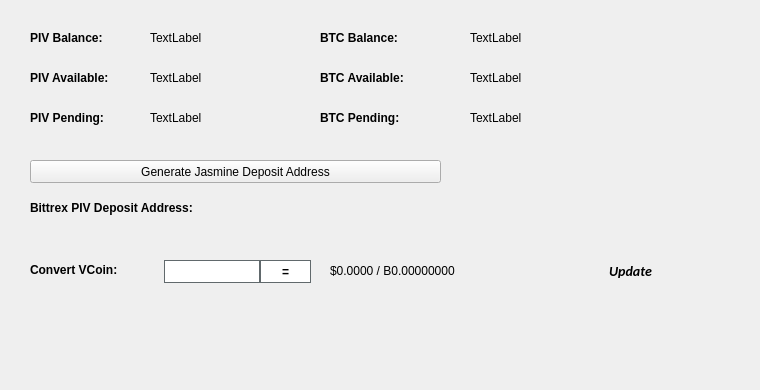
   <widget class="QWidget" name="BalanceTab">
    <attribute name="title">
     <string>Balance</string>
    </attribute>
    <widget class="QLabel" name="BitcoinBalanceLabel">
     <property name="geometry">
      <rect>
       <x>470</x>
       <y>30</y>
       <width>150</width>
       <height>16</height>
      </rect>
     </property>
     <property name="text">
      <string>TextLabel</string>
     </property>
    </widget>
    <widget class="QLabel" name="PIVBalanceLabel">
     <property name="geometry">
      <rect>
       <x>150</x>
       <y>30</y>
       <width>150</width>
       <height>16</height>
      </rect>
     </property>
     <property name="text">
      <string>TextLabel</string>
     </property>
    </widget>
    <widget class="QLabel" name="label_11">
     <property name="geometry">
      <rect>
       <x>30</x>
       <y>30</y>
       <width>101</width>
       <height>16</height>
      </rect>
     </property>
     <property name="font">
      <font>
       <weight>75</weight>
       <bold>true</bold>
      </font>
     </property>
     <property name="text">
      <string>PIV Balance:</string>
     </property>
    </widget>
    <widget class="QLabel" name="label_12">
     <property name="geometry">
      <rect>
       <x>320</x>
       <y>30</y>
       <width>101</width>
       <height>16</height>
      </rect>
     </property>
     <property name="font">
      <font>
       <weight>75</weight>
       <bold>true</bold>
      </font>
     </property>
     <property name="text">
      <string>BTC Balance:</string>
     </property>
    </widget>
    <widget class="QLabel" name="PIVAvailableLabel_2">
     <property name="geometry">
      <rect>
       <x>150</x>
       <y>70</y>
       <width>150</width>
       <height>16</height>
      </rect>
     </property>
     <property name="text">
      <string>TextLabel</string>
     </property>
    </widget>
    <widget class="QLabel" name="label_13">
     <property name="geometry">
      <rect>
       <x>30</x>
       <y>70</y>
       <width>111</width>
       <height>16</height>
      </rect>
     </property>
     <property name="font">
      <font>
       <weight>75</weight>
       <bold>true</bold>
      </font>
     </property>
     <property name="text">
      <string>PIV Available:</string>
     </property>
    </widget>
    <widget class="QLabel" name="label_14">
     <property name="geometry">
      <rect>
       <x>30</x>
       <y>110</y>
       <width>101</width>
       <height>16</height>
      </rect>
     </property>
     <property name="font">
      <font>
       <weight>75</weight>
       <bold>true</bold>
      </font>
     </property>
     <property name="text">
      <string>PIV Pending:</string>
     </property>
    </widget>
    <widget class="QLabel" name="PIVPendingLabel">
     <property name="geometry">
      <rect>
       <x>150</x>
       <y>110</y>
       <width>150</width>
       <height>16</height>
      </rect>
     </property>
     <property name="text">
      <string>TextLabel</string>
     </property>
    </widget>
    <widget class="QLabel" name="label_15">
     <property name="geometry">
      <rect>
       <x>320</x>
       <y>70</y>
       <width>111</width>
       <height>16</height>
      </rect>
     </property>
     <property name="font">
      <font>
       <weight>75</weight>
       <bold>true</bold>
      </font>
     </property>
     <property name="text">
      <string>BTC Available:</string>
     </property>
    </widget>
    <widget class="QLabel" name="BitcoinAvailableLabel">
     <property name="geometry">
      <rect>
       <x>470</x>
       <y>70</y>
       <width>150</width>
       <height>16</height>
      </rect>
     </property>
     <property name="text">
      <string>TextLabel</string>
     </property>
    </widget>
    <widget class="QLabel" name="label_31">
     <property name="geometry">
      <rect>
       <x>320</x>
       <y>110</y>
       <width>111</width>
       <height>16</height>
      </rect>
     </property>
     <property name="font">
      <font>
       <weight>75</weight>
       <bold>true</bold>
      </font>
     </property>
     <property name="text">
      <string>BTC Pending:</string>
     </property>
    </widget>
    <widget class="QLabel" name="BitcoinPendingLabel">
     <property name="geometry">
      <rect>
       <x>470</x>
       <y>110</y>
       <width>150</width>
       <height>16</height>
      </rect>
     </property>
     <property name="text">
      <string>TextLabel</string>
     </property>
    </widget>
    <widget class="QLabel" name="label_33">
     <property name="geometry">
      <rect>
       <x>30</x>
       <y>200</y>
       <width>221</width>
       <height>16</height>
      </rect>
     </property>
     <property name="font">
      <font>
       <weight>75</weight>
       <bold>true</bold>
      </font>
     </property>
     <property name="text">
      <string>Bittrex PIV Deposit Address:</string>
     </property>
    </widget>
    <widget class="QPushButton" name="GenDepositBTN">
     <property name="geometry">
      <rect>
       <x>30</x>
       <y>160</y>
       <width>411</width>
       <height>23</height>
      </rect>
     </property>
     <property name="text">
      <string>Generate Jasmine Deposit Address</string>
     </property>
     <property name="icon">
      <iconset resource="../jasmine.qrc">
       <normaloff>:/icons/bitcoin</normaloff>:/icons/bitcoin</iconset>
     </property>
    </widget>
    <widget class="QLabel" name="DepositAddressLabel">
     <property name="geometry">
      <rect>
       <x>200</x>
       <y>200</y>
       <width>261</width>
       <height>16</height>
      </rect>
     </property>
     <property name="palette">
      <palette>
       <active>
        <colorrole role="WindowText">
         <brush brushstyle="SolidPattern">
          <color alpha="255">
           <red>0</red>
           <green>0</green>
           <blue>0</blue>
          </color>
         </brush>
        </colorrole>
        <colorrole role="Text">
         <brush brushstyle="SolidPattern">
          <color alpha="255">
           <red>0</red>
           <green>0</green>
           <blue>255</blue>
          </color>
         </brush>
        </colorrole>
       </active>
       <inactive>
        <colorrole role="WindowText">
         <brush brushstyle="SolidPattern">
          <color alpha="255">
           <red>0</red>
           <green>0</green>
           <blue>0</blue>
          </color>
         </brush>
        </colorrole>
        <colorrole role="Text">
         <brush brushstyle="SolidPattern">
          <color alpha="255">
           <red>0</red>
           <green>0</green>
           <blue>255</blue>
          </color>
         </brush>
        </colorrole>
       </inactive>
       <disabled>
        <colorrole role="WindowText">
         <brush brushstyle="SolidPattern">
          <color alpha="255">
           <red>120</red>
           <green>120</green>
           <blue>120</blue>
          </color>
         </brush>
        </colorrole>
        <colorrole role="Text">
         <brush brushstyle="SolidPattern">
          <color alpha="255">
           <red>120</red>
           <green>120</green>
           <blue>120</blue>
          </color>
         </brush>
        </colorrole>
       </disabled>
      </palette>
     </property>
     <property name="font">
      <font>
       <weight>75</weight>
       <bold>true</bold>
      </font>
     </property>
     <property name="text">
      <string/>
     </property>
     <property name="alignment">
      <set>Qt::AlignRight|Qt::AlignTrailing|Qt::AlignVCenter</set>
     </property>
     <property name="textInteractionFlags">
      <set>Qt::LinksAccessibleByMouse|Qt::TextSelectableByKeyboard|Qt::TextSelectableByMouse</set>
     </property>
    </widget>
    <widget class="QLabel" name="label_8">
     <property name="geometry">
      <rect>
       <x>460</x>
       <y>300</y>
       <width>281</width>
       <height>81</height>
      </rect>
     </property>
     <property name="text">
      <string/>
     </property>
     <property name="pixmap">
      <pixmap>:/images/bittrex</pixmap>
     </property>
    </widget>
    <widget class="QWidget" name="widgetConversion" native="true">
     <property name="geometry">
      <rect>
       <x>0</x>
       <y>250</y>
       <width>751</width>
       <height>43</height>
      </rect>
     </property>
     <property name="minimumSize">
      <size>
       <width>0</width>
       <height>43</height>
      </size>
     </property>
     <property name="styleSheet">
      <string notr="true"/>
     </property>
     <widget class="QPushButton" name="btnUpdateMarketData">
      <property name="geometry">
       <rect>
        <x>575</x>
        <y>0</y>
        <width>111</width>
        <height>41</height>
       </rect>
      </property>
      <property name="sizePolicy">
       <sizepolicy hsizetype="Expanding" vsizetype="Expanding">
        <horstretch>0</horstretch>
        <verstretch>0</verstretch>
       </sizepolicy>
      </property>
      <property name="font">
       <font>
        <family>calibri</family>
        <pointsize>-1</pointsize>
        <weight>75</weight>
        <italic>true</italic>
        <bold>true</bold>
       </font>
      </property>
      <property name="styleSheet">
       <string notr="true">margin:0px;text-align:center;padding:2px;border-radius:3px;font-style:italic;width:100px;font-size:14px;font-family:calibri;font-weight:600;</string>
      </property>
      <property name="text">
       <string>Update</string>
      </property>
      <property name="iconSize">
       <size>
        <width>150</width>
        <height>35</height>
       </size>
      </property>
      <property name="autoDefault">
       <bool>true</bool>
      </property>
      <property name="default">
       <bool>true</bool>
      </property>
     </widget>
     <widget class="QLabel" name="lblConvertVCoin">
      <property name="geometry">
       <rect>
        <x>30</x>
        <y>10</y>
        <width>131</width>
        <height>20</height>
       </rect>
      </property>
      <property name="styleSheet">
       <string notr="true"/>
      </property>
      <property name="text">
       <string>&lt;html&gt;&lt;head/&gt;&lt;body&gt;&lt;p&gt;&lt;span style=&quot; font-weight:600;&quot;&gt;Convert VCoin:&lt;/span&gt;&lt;/p&gt;&lt;/body&gt;&lt;/html&gt;</string>
      </property>
     </widget>
     <widget class="QLineEdit" name="txtConvertVCoinQty">
      <property name="geometry">
       <rect>
        <x>160</x>
        <y>10</y>
        <width>100</width>
        <height>23</height>
       </rect>
      </property>
      <property name="minimumSize">
       <size>
        <width>100</width>
        <height>23</height>
       </size>
      </property>
      <property name="maximumSize">
       <size>
        <width>100</width>
        <height>16777215</height>
       </size>
      </property>
      <property name="styleSheet">
       <string notr="true">border: 1px solid #61696c;margin-left:4px;</string>
      </property>
     </widget>
     <widget class="QPushButton" name="btnConvertPivx">
      <property name="geometry">
       <rect>
        <x>260</x>
        <y>10</y>
        <width>51</width>
        <height>23</height>
       </rect>
      </property>
      <property name="minimumSize">
       <size>
        <width>0</width>
        <height>23</height>
       </size>
      </property>
      <property name="styleSheet">
       <string notr="true">border:1px solid #61696c;background:white;font-weight:600;</string>
      </property>
      <property name="text">
       <string>=</string>
      </property>
     </widget>
     <widget class="QLabel" name="lblConvertVCoinResults">
      <property name="geometry">
       <rect>
        <x>330</x>
        <y>0</y>
        <width>201</width>
        <height>41</height>
       </rect>
      </property>
      <property name="styleSheet">
       <string notr="true"/>
      </property>
      <property name="text">
       <string>$0.0000 / B0.00000000</string>
      </property>
     </widget>
     <widget class="QLabel" name="iconOverviewUpdateWait">
      <property name="geometry">
       <rect>
        <x>670</x>
        <y>10</y>
        <width>24</width>
        <height>24</height>
       </rect>
      </property>
      <property name="text">
       <string/>
      </property>
      <property name="pixmap">
       <pixmap resource="../jasmine.qrc">:/icons/transaction_1</pixmap>
      </property>
      <property name="scaledContents">
       <bool>true</bool>
      </property>
      <property name="alignment">
       <set>Qt::AlignCenter</set>
      </property>
     </widget>
    </widget>
   </widget>
